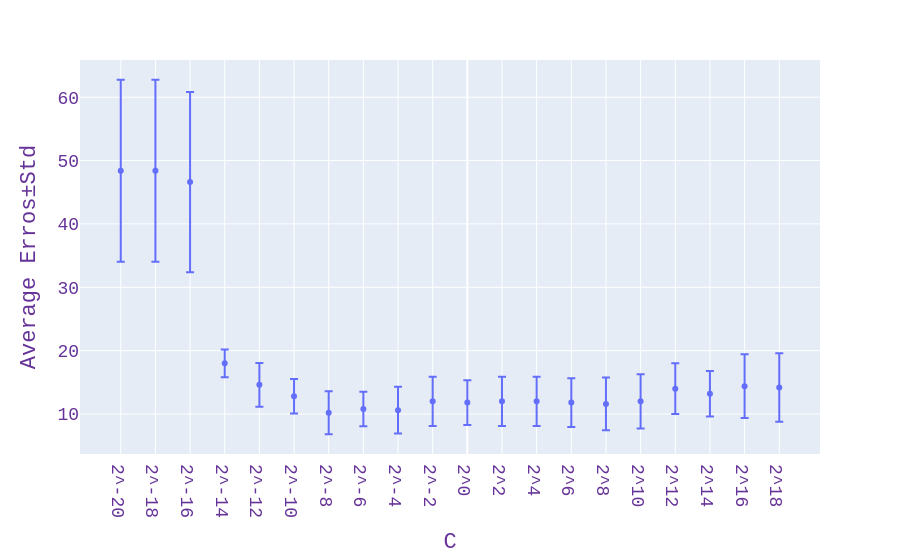

This figure's notebook cell:
### Markdown cell above
# Support Vector Machines (Soft-Margin & Non-Linear)

Apply SVM to the Cork Stoppers Data Set (Figure 2) in order to discriminate between classes Super and Average, and by considering the features N (Total number of defects) and PRT/10 (Total perimeter of the defects (in pixels) normalized by 10).

• Define the training and test datasets (consider 50% of the patterns for each one)

• Consider a linear kernel by considering diferent C values (e.g., [2^-20,...,2^15]). Determine the value of C that lead to the reduced error in testing. To decide about this you should run at least 10 times the algorithm involving di erent random selections of the training and testing data.

### Code cell
import os
import numpy as np
import plotly.express as px
import pandas as pd
from scipy import stats
from sklearn.model_selection import train_test_split
from sklearn import svm
    
datasets_folder = os.path.abspath(os.path.join(os.getcwd() ,"../..")) + "/Datasets/" #Set the path to the datasets folder, which is assumed to be two levels up from the current working directory and then inside a "Datasets" folder. Adjust this path as necessary based on your actual directory structure.

Labels=["Super","Average","Poor"]        
xlsFile=pd.read_excel(datasets_folder + "CORK_STOPPERS.XLS",
                      sheet_name="Data",
                      usecols=["C","ART","N.1","PRT","ARM","PRM","ARTG","NG","PRTG","RAAR","RAN"])
CorkStopp=pd.DataFrame(data=xlsFile.dropna())

fnames = CorkStopp.columns[1:]

# Define the indexes for the different classes of cork stoppers based on the 'C' column
ixSuper = np.where(CorkStopp['C']==1)[0]
ixAverage = np.where(CorkStopp['C']==2)[0]
ixPoor = np.where(CorkStopp['C']==3)[0]
ixSupAvg = np.concatenate((ixSuper,ixAverage))

# Prepare the feature matrix X and the target vector y for training the SVM model
X = np.concatenate((np.array([CorkStopp['N.1'].to_numpy()[ixSupAvg]]).T,
                  np.array([CorkStopp['PRT'].to_numpy()[ixSupAvg]/10]).T),axis=1) # Data/Features
y = (CorkStopp['C'].to_numpy()[ixSupAvg]-1.5)*-2 # Labels

# Grid search for best C parameter in SVM

# The C parameter in SVM controls the trade-off between maximizing the margin and minimizing the classification error
# A smaller C value allows for a wider margin but may result in more misclassifications,
# while a larger C value aims to classify all training examples correctly but may lead to a narrower margin and potential overfitting.
# The grid search involves evaluating the performance of the SVM model for different values of C and selecting the one that yields the best results
# based on a chosen evaluation metric, such as accuracy or error rate.

runs = np.arange(0,10) # Define the number of runs for creating different training/testing partitions of the dataset
CsP2 = np.arange(-20.0,20.0,2.0) # Define a range of C values to evaluate, where CsP2 represents the powers of 2 for the C parameter in the SVM

errMat = np.zeros((runs.shape[0],CsP2.shape[0]))

# Create several training/testing partitions and evaluate the error for different values of C
for r in runs:#
    X_train, X_test, y_train, y_test = train_test_split(X, y, train_size=0.5, test_size=0.5, random_state=r) # Split the dataset into training and testing sets, with a 50% split and using the current random seed r for reproducibility.
    ki = 0 # Index for the C parameter
    for cP2 in CsP2:#Evaluate different Cs
        #fit SVM
        clf = svm.SVC(kernel="linear", C=2**cP2)
        clf.fit(X_train, y_train)
        yp = clf.predict(X_test)
        #Evaluate error
        Hits=(np.where(yp==y_test)[0]).shape[0] 
        Acc = Hits/y_test.shape[0]

        #Store error
        errMat[r,ki]=(1-Acc)*100
        
        ki = ki+1
        
#at the end compute average error and error standard deviation
avgError=np.mean(errMat,axis=0)
stdError=np.std(errMat,axis=0)
xTickTexts=[]
for cP2 in CsP2:
    xTickTexts.append("2^"+str(int(cP2)))

#Display average error as function of power of C
fig = px.scatter(x=CsP2, y=avgError,error_y=stdError)
fig.update_layout(
    xaxis=dict(
        title=dict(text="C"),
        tickmode = 'array',
        tickvals = CsP2,
        ticktext = xTickTexts
    ),
    yaxis=dict(
        title=dict(
            text="Average Erros±Std"
        )
    ),
    font=dict(
        family="Courier New, monospace",
        size=18,
        color="RebeccaPurple"
    )
)
fig.show()

#Fing the best C
optC = CsP2[np.where(avgError==np.min(avgError))[0]][0]
print("Best C=2^"+str(optC))

# Train again SVM with best C
clf = svm.SVC(kernel = "linear", C = 2**optC)
clf.fit(X_train, y_train)

yp = clf.predict(X_test) #Predict the class labels for the test set using the trained SVM model with the best C value found in the previous step. The predicted class labels are stored in the variable yp.

# Model evaluation 
Hits = (np.where(yp==y_test)[0]).shape[0]

Acc = Hits/y_test.shape[0]

Err = (1-Acc)*100

print("Error (%)="+str(Err))

### Figure 1 — Plotly figure (JSON) as saved in the notebook; plotly's stock layout.template omitted (floating-point values rounded to 4 significant figures)
{"data": [{"error_y": {"array": [14.36, 14.36, 14.23, 2.191, 3.47, 2.713, 3.4, 2.713, 3.693, 3.899, 3.516, 3.899, 3.899, 3.842, 4.176, 4.29, 4.0, 3.6, 5.044, 5.4]}, "hovertemplate": "x=%{x}<br>y=%{y}<extra></extra>", "legendgroup": "", "marker": {"color": "#636efa", "symbol": "circle"}, "mode": "markers", "name": "", "orientation": "v", "showlegend": false, "type": "scatter", "x": [-20.0, -18.0, -16.0, -14.0, -12.0, -10.0, -8.0, -6.0, -4.0, -2.0, 0.0, 2.0, 4.0, 6.0, 8.0, 10.0, 12.0, 14.0, 16.0, 18.0], "xaxis": "x", "y": [48.4, 48.4, 46.6, 18.0, 14.6, 12.8, 10.2, 10.8, 10.6, 12.0, 11.8, 12.0, 12.0, 11.8, 11.6, 12.0, 14.0, 13.2, 14.4, 14.2], "yaxis": "y"}], "layout": {"font": {"color": "RebeccaPurple", "family": "Courier New, monospace", "size": 18}, "legend": {"tracegroupgap": 0}, "margin": {"t": 60}, "xaxis": {"anchor": "y", "domain": [0, 1], "tickmode": "array", "ticktext": ["2^-20", "2^-18", "2^-16", "2^-14", "2^-12", "2^-10", "2^-8", "2^-6", "2^-4", "2^-2", "2^0", "2^2", "2^4", "2^6", "2^8", "2^10", "2^12", "2^14", "2^16", "2^18"], "tickvals": [-20.0, -18.0, -16.0, -14.0, -12.0, -10.0, -8.0, -6.0, -4.0, -2.0, 0.0, 2.0, 4.0, 6.0, 8.0, 10.0, 12.0, 14.0, 16.0, 18.0], "title": {"text": "C"}}, "yaxis": {"anchor": "x", "domain": [0, 1], "title": {"text": "Average Erros±Std"}}}}
